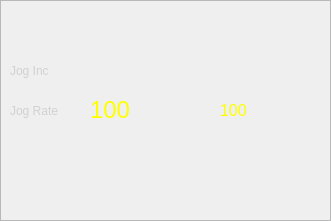
   <widget class="QFrame" name="frame_auto_3">
    <property name="geometry">
     <rect>
      <x>350</x>
      <y>460</y>
      <width>331</width>
      <height>221</height>
     </rect>
    </property>
    <property name="styleSheet">
     <string notr="true">QFrame{
border-image: url(/home/chris/lbv-dev/share/qtscreen/images/frame_bg_grey.png) 0 0 0 0 stretch stretch;}</string>
    </property>
    <property name="frameShape">
     <enum>QFrame::StyledPanel</enum>
    </property>
    <property name="frameShadow">
     <enum>QFrame::Raised</enum>
    </property>
    <widget class="StatusLabel" name="StatusLabel_3">
     <property name="geometry">
      <rect>
       <x>220</x>
       <y>50</y>
       <width>101</width>
       <height>41</height>
      </rect>
     </property>
     <property name="textTemplate" stdset="0">
      <string>&lt;html&gt;&lt;head/&gt;&lt;body&gt;&lt;p&gt;&lt;span style=&quot; font-size:12pt; color:#ffff00;&quot;&gt;%s&lt;/span&gt;&lt;/p&gt;&lt;/body&gt;&lt;/html&gt;</string>
     </property>
     <property name="jogincr_status" stdset="0">
      <bool>false</bool>
     </property>
     <property name="joginct_angle_status" stdset="0">
      <bool>true</bool>
     </property>
    </widget>
    <widget class="StatusLabel" name="StatusLabel_2">
     <property name="geometry">
      <rect>
       <x>80</x>
       <y>50</y>
       <width>131</width>
       <height>41</height>
      </rect>
     </property>
     <property name="textTemplate" stdset="0">
      <string>&lt;html&gt;&lt;head/&gt;&lt;body&gt;&lt;p&gt;&lt;span style=&quot; font-size:18pt; color:#ffff00;&quot;&gt;%s&lt;/span&gt;&lt;/p&gt;&lt;/body&gt;&lt;/html&gt;</string>
     </property>
     <property name="jogincr_status" stdset="0">
      <bool>true</bool>
     </property>
    </widget>
    <widget class="QLabel" name="label_14">
     <property name="geometry">
      <rect>
       <x>10</x>
       <y>60</y>
       <width>61</width>
       <height>22</height>
      </rect>
     </property>
     <property name="text">
      <string>&lt;html&gt;&lt;head/&gt;&lt;body&gt;&lt;p&gt;&lt;span style=&quot; color:#d1d1d1;&quot;&gt;Jog Inc&lt;/span&gt;&lt;/p&gt;&lt;/body&gt;&lt;/html&gt;</string>
     </property>
    </widget>
    <widget class="StatusLabel" name="state_label_5">
     <property name="geometry">
      <rect>
       <x>90</x>
       <y>90</y>
       <width>61</width>
       <height>41</height>
      </rect>
     </property>
     <property name="text">
      <string>&lt;html&gt;&lt;head/&gt;&lt;body&gt;&lt;p&gt;&lt;span style=&quot; font-size:18pt; color:#ffff00;&quot;&gt;100&lt;/span&gt;&lt;/p&gt;&lt;/body&gt;&lt;/html&gt;</string>
     </property>
     <property name="textFormat">
      <enum>Qt::RichText</enum>
     </property>
     <property name="textTemplate" stdset="0">
      <string>&lt;html&gt;&lt;head/&gt;&lt;body&gt;&lt;p&gt;&lt;span style=&quot; font-size:18pt; color:#ffff00;&quot;&gt;%2.f&lt;/span&gt;&lt;/p&gt;&lt;/body&gt;&lt;/html&gt;</string>
     </property>
     <property name="feed_override_status" stdset="0">
      <bool>false</bool>
     </property>
     <property name="spindle_override_status" stdset="0">
      <bool>false</bool>
     </property>
     <property name="jograte_status" stdset="0">
      <bool>true</bool>
     </property>
     <property name="tool_number_status" stdset="0">
      <bool>false</bool>
     </property>
    </widget>
    <widget class="QLabel" name="label_13">
     <property name="geometry">
      <rect>
       <x>10</x>
       <y>100</y>
       <width>72</width>
       <height>22</height>
      </rect>
     </property>
     <property name="text">
      <string>&lt;html&gt;&lt;head/&gt;&lt;body&gt;&lt;p&gt;&lt;span style=&quot; color:#d1d1d1;;&quot;&gt;Jog Rate&lt;/span&gt;&lt;/p&gt;&lt;/body&gt;&lt;/html&gt;</string>
     </property>
    </widget>
    <widget class="StatusLabel" name="state_label_11">
     <property name="geometry">
      <rect>
       <x>220</x>
       <y>90</y>
       <width>91</width>
       <height>41</height>
      </rect>
     </property>
     <property name="text">
      <string>&lt;html&gt;&lt;head/&gt;&lt;body&gt;&lt;p&gt;&lt;span style=&quot; font-size:12pt; color:#ffff00;&quot;&gt;100&lt;/span&gt;&lt;/p&gt;&lt;/body&gt;&lt;/html&gt;</string>
     </property>
     <property name="textFormat">
      <enum>Qt::RichText</enum>
     </property>
     <property name="textTemplate" stdset="0">
      <string>&lt;html&gt;&lt;head/&gt;&lt;body&gt;&lt;p&gt;&lt;span style=&quot; font-size:12pt; color:#ffff00;&quot;&gt;%2.f&lt;/span&gt;&lt;/p&gt;&lt;/body&gt;&lt;/html&gt;</string>
     </property>
     <property name="feed_override_status" stdset="0">
      <bool>false</bool>
     </property>
     <property name="spindle_override_status" stdset="0">
      <bool>false</bool>
     </property>
     <property name="jograte_status" stdset="0">
      <bool>false</bool>
     </property>
     <property name="jograte_angular_status" stdset="0">
      <bool>true</bool>
     </property>
     <property name="tool_number_status" stdset="0">
      <bool>false</bool>
     </property>
    </widget>
   </widget>
